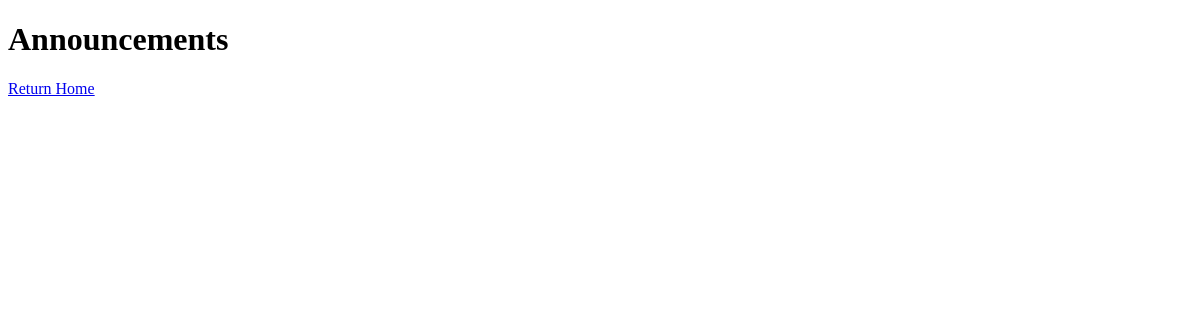
Before: /announcements with the older database file.
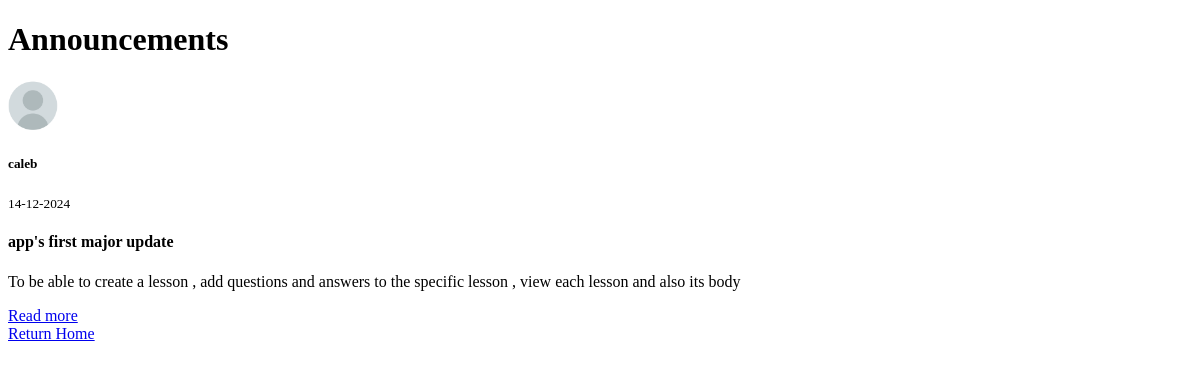
After: the same page with the newer database file.
### application/models.py (models this page shows, shortened)
class Announcement(db.Model):
    id = db.Column(db.Integer, primary_key=True)
    title = db.Column(db.String(100), nullable=False)
    content = db.Column(db.Text, nullable=False)
    date_posted = db.Column(db.DateTime, nullable=False, default=datetime.utcnow)
    user_id = db.Column(db.Integer, db.ForeignKey('user.id'), nullable=False)

class User(db.Model, UserMixin):
    id = db.Column(db.Integer, primary_key=True)
    email = db.Column(db.String(120), unique=True, nullable=False)
    username = db.Column(db.String(20), unique=True, nullable=False)
    password = db.Column(db.String(60), nullable=False)
    img_file = db.Column(db.String(20), nullable=False, default='default.jpg')
    posts = db.relationship('Announcement', backref='author', lazy=True)

### application/routes.py (the view)
@app.route('/announcements')
def announcements():
    posts=Announcement.query.all()
    return render_template('announcements.html', title='Announcements page', posts=posts)

### application/templates/announcements.html
{% extends "layout.html" %}
{% block content %}
<div class="container mt-5">
    <div class="row">
        <div class="col-md-12">
            <h1 class="mb-4 text-center text-primary"><b>Announcements</b></h1>
            {% for post in posts %}
            <div class="card mb-4 shadow-sm">
                <div class="card-header bg-light d-flex align-items-center">
                    <img src="{{ url_for('static', filename='profile_pics/' + (post.author.img_file if post.author.img_file else 'default.jpg')) }}"
                         class="rounded-circle me-3"
                         style="width: 50px; height: 50px; object-fit: cover;">
                    <div>
                        <h5 class="mb-0"><b>{{ post.author.username }}</b></h5>
                        <small class="text-muted">{{ post.date_posted.strftime('%d-%m-%Y') }}</small>
                    </div>
                </div>
                <div class="card-body">
                    <h4 class="card-title text-primary"><b>{{ post.title }}</b></h4>
                    <p class="card-text">{{ post.content }}</p>
                </div>
                <div class="card-footer text-end bg-light">
                    <a href="{{url_for('post', post_id=post.id)}}" class="btn btn-outline-primary btn-sm">Read more</a>
                </div>
            </div>
            {% endfor %}
        </div>
    </div>
    <div class="text-center mt-4">
        <a href="{{ url_for('home') }}" class="btn btn-link">Return Home</a>
    </div>
</div>
{% endblock content %}

### application/templates/layout.html (shortened to what this page needs)
<!DOCTYPE html>
<html lang="en">
<head>
</head>
<body>
    {% block content%}
    {% endblock content%}
</html>

Changed rows visible on the page:
added Announcement: img_file (placeholder picture), author.username "caleb", date_posted "14-12-2024", title "app's first major update", content "To be able to create a lesson , add questions and answers to the specific lesson , view each lesson and also its body"
